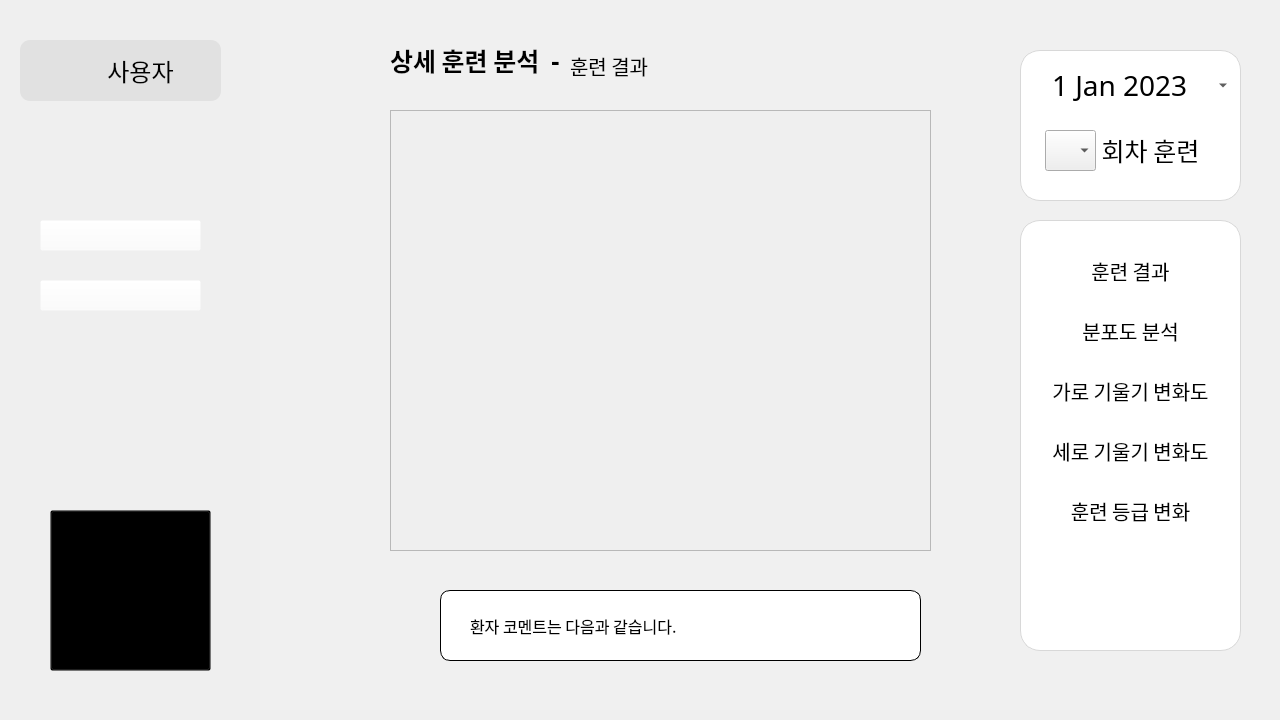
<?xml version="1.0" encoding="UTF-8"?>
<ui version="4.0">
 <class>MainWindow</class>
 <widget class="QMainWindow" name="MainWindow">
  <property name="geometry">
   <rect>
    <x>0</x>
    <y>0</y>
    <width>1280</width>
    <height>720</height>
   </rect>
  </property>
  <property name="windowTitle">
   <string>MainWindow</string>
  </property>
  <widget class="QWidget" name="centralwidget">
   <widget class="QLabel" name="fix_label_gray">
    <property name="geometry">
     <rect>
      <x>260</x>
      <y>-10</y>
      <width>1280</width>
      <height>720</height>
     </rect>
    </property>
    <property name="styleSheet">
     <string notr="true">background-color:rgb(240,240,240);</string>
    </property>
    <property name="text">
     <string/>
    </property>
    <property name="scaledContents">
     <bool>false</bool>
    </property>
   </widget>
   <widget class="QScrollArea" name="scrollArea">
    <property name="geometry">
     <rect>
      <x>390</x>
      <y>110</y>
      <width>541</width>
      <height>441</height>
     </rect>
    </property>
    <property name="widgetResizable">
     <bool>true</bool>
    </property>
    <widget class="QWidget" name="scrollAreaWidgetContents">
     <property name="geometry">
      <rect>
       <x>0</x>
       <y>0</y>
       <width>539</width>
       <height>439</height>
      </rect>
     </property>
    </widget>
   </widget>
   <widget class="QLabel" name="fix_label5">
    <property name="geometry">
     <rect>
      <x>1020</x>
      <y>220</y>
      <width>221</width>
      <height>431</height>
     </rect>
    </property>
    <property name="styleSheet">
     <string notr="true">border-radius:20px;
background-color: rgb(255,255,255);
border: 1px solid rgb(216, 216, 216);</string>
    </property>
    <property name="text">
     <string/>
    </property>
   </widget>
   <widget class="QLabel" name="fix_label1_1">
    <property name="geometry">
     <rect>
      <x>390</x>
      <y>30</y>
      <width>161</width>
      <height>61</height>
     </rect>
    </property>
    <property name="font">
     <font>
      <family>Noto Sans KR Medium</family>
      <pointsize>-1</pointsize>
      <weight>75</weight>
      <bold>true</bold>
     </font>
    </property>
    <property name="styleSheet">
     <string notr="true">font-size:25px;
font-weight: bold;
background-color:rgba(255,255,255,0);</string>
    </property>
    <property name="text">
     <string>상세 훈련 분석</string>
    </property>
    <property name="alignment">
     <set>Qt::AlignLeading|Qt::AlignLeft|Qt::AlignVCenter</set>
    </property>
   </widget>
   <widget class="QLabel" name="train_result_label">
    <property name="geometry">
     <rect>
      <x>1020</x>
      <y>240</y>
      <width>221</width>
      <height>61</height>
     </rect>
    </property>
    <property name="font">
     <font>
      <family>Noto Sans KR Medium</family>
      <pointsize>-1</pointsize>
     </font>
    </property>
    <property name="styleSheet">
     <string notr="true">font-size:20px;
</string>
    </property>
    <property name="text">
     <string>훈련 결과</string>
    </property>
    <property name="alignment">
     <set>Qt::AlignCenter</set>
    </property>
   </widget>
   <widget class="QLabel" name="garo_label">
    <property name="geometry">
     <rect>
      <x>1020</x>
      <y>360</y>
      <width>221</width>
      <height>61</height>
     </rect>
    </property>
    <property name="font">
     <font>
      <family>Noto Sans KR Medium</family>
      <pointsize>-1</pointsize>
      <weight>50</weight>
      <bold>false</bold>
     </font>
    </property>
    <property name="styleSheet">
     <string notr="true">font-size:20px;
</string>
    </property>
    <property name="text">
     <string>가로 기울기 변화도</string>
    </property>
    <property name="alignment">
     <set>Qt::AlignCenter</set>
    </property>
   </widget>
   <widget class="QLabel" name="sero_label">
    <property name="geometry">
     <rect>
      <x>1020</x>
      <y>420</y>
      <width>221</width>
      <height>61</height>
     </rect>
    </property>
    <property name="font">
     <font>
      <family>Noto Sans KR Medium</family>
      <pointsize>-1</pointsize>
     </font>
    </property>
    <property name="styleSheet">
     <string notr="true">font-size:20px;
</string>
    </property>
    <property name="text">
     <string>세로 기울기 변화도</string>
    </property>
    <property name="alignment">
     <set>Qt::AlignCenter</set>
    </property>
   </widget>
   <widget class="QLabel" name="grade_change_label">
    <property name="geometry">
     <rect>
      <x>1020</x>
      <y>480</y>
      <width>221</width>
      <height>61</height>
     </rect>
    </property>
    <property name="font">
     <font>
      <family>Noto Sans KR Medium</family>
      <pointsize>-1</pointsize>
     </font>
    </property>
    <property name="styleSheet">
     <string notr="true">font-size:20px;
</string>
    </property>
    <property name="text">
     <string>훈련 등급 변화</string>
    </property>
    <property name="alignment">
     <set>Qt::AlignCenter</set>
    </property>
   </widget>
   <widget class="QLabel" name="fix_label4_3">
    <property name="geometry">
     <rect>
      <x>1090</x>
      <y>130</y>
      <width>121</width>
      <height>41</height>
     </rect>
    </property>
    <property name="font">
     <font>
      <family>Noto Sans KR Medium</family>
      <pointsize>-1</pointsize>
     </font>
    </property>
    <property name="styleSheet">
     <string notr="true">font-size:25px;</string>
    </property>
    <property name="text">
     <string>회차 훈련</string>
    </property>
    <property name="alignment">
     <set>Qt::AlignCenter</set>
    </property>
   </widget>
   <widget class="QLabel" name="fix_label5_3">
    <property name="geometry">
     <rect>
      <x>1020</x>
      <y>50</y>
      <width>221</width>
      <height>151</height>
     </rect>
    </property>
    <property name="styleSheet">
     <string notr="true">border-radius:20px;
background-color: rgb(255,255,255);
border: 1px solid rgb(216, 216, 216);</string>
    </property>
    <property name="text">
     <string/>
    </property>
   </widget>
   <widget class="QDateEdit" name="fix_dateEdit">
    <property name="geometry">
     <rect>
      <x>1050</x>
      <y>60</y>
      <width>181</width>
      <height>51</height>
     </rect>
    </property>
    <property name="font">
     <font>
      <family>Noto Sans KR Medium</family>
      <pointsize>-1</pointsize>
     </font>
    </property>
    <property name="styleSheet">
     <string notr="true">QDateEdit {
	font-size:28px;
    border: none;
    background: transparent;
}


/* Style for header area ###########################*/
#calendarWidget QWidget{
	alternate-background-color:#B8E2FF;
}

/* Style for top navigation area #####################*/

#qt_calendar_navigationbar{
	background-color:#fff;
	border:2px solid #B8E2FF;
	border-bottom:0px;
	border-top-left-radius: 5px;
	border-top-right-radius: 5px;
}

/* Style for month change button ######################*/
#qt_calendar_prevmonth,
#qt_calendar_nextmonth{
/*border delete*/
border:none;

/*delete default icons*/

qproperty-icon:none;

min-width:13px;
max-width:13px;
min-height:13px;
max-height:13px;

border-radius:5px;

/*set background transparent*/
background-color:transparent;
padding:5px;
}

/*Style for prev month button######################*/
#qt_calendar_prevmonth{
	margin-left:5px;
	
	image: url(:/icon/images/left.ico);
}

/* Style for next month button########################*/

#qt_calendar_nextmonth{
	margin-right:5px;
	image: url(:/icon/images/righticon.ico);
}


#qt_calender_prevmonth:hover,
#qt_calendar_nextmonth:hover{
	background-color:#55aaff;
}

#qt_calender_prevmonth:pressed,
#qt_calendar_nextmonth:pressed{
	background-color:gba(235,235,235,100);
}

/* Style for month and year buttons ###############*/
#qt_calendar_yearbutton{
	color:#000;
	margin:5px;
	border-radius:5px;
	font-size:13px;
	padding:0 10px;
}

#qt_calendar_monthbutton{
	width:110px;
	color:#000;
	font_size:13px;
	margin:5px 0;
	border-radius:5px;
	padding:0px 2;
}

#qt_calendar_yearnutton:hover,
#qt_calendar_monthbutton:hover{
	background-color:#55aaff;
}

#qt_calendar_yearnutton:pressed,
#qt_calendar_monthbutton:pressed{
	background-color:rgba(235,235,235,100);
}

/*Style for year input lineEdit ################*/
#qt_calendar_yearedit{
	min-width:53px;
	color: #000;
	background:transparent;
	front-size:13px;
}

/* Style for year change button ################ */

#qt_calendar_yearedit::down-button{
	image: url(:/icon/images/down.ico);
	subcontrol-position:right;
}
#qt_calendar_yearedit::up-button{
	image: url(:/icon/images/up.ico);
	subcontrol-position:left;
}

#qt_calendar_yearedit::down-button,
#qt_calendar_yearedit::up-button{
	width:10px;
	padding:0px 5px;
	border-radius:3px;
}

#qt_calendar_yearedit::down-button:hover,
#qt_calendar_yearedit::up-button:hover{
	background-color:#55aaff;
}

/*Style for month select menu ###################*/

#calendarWidget QToolButton QMenu{
	background-color:#fff;
}

#calendarWidget QToolButton QMenu::item{
	/*padding: 5px;*/
}

#calendarWidget QToolButton QMenu::item:selected:enabled{
	background-color:#55aaff;
}

#calendarWidget QToolButton::menu-indicator{
	/*remove the toolButton arrow*/
	/*image none;*/
	nosubcontrol-origin:margin;
	subcontrol-position:right center;
	margin-top:10px;
	width: 20px;
}

/*Style for calendar table #################*/
#qt_calendar_calendarview{
	/*remove the selected dash box*/

	border:2px solid #B8E2FF;
	border-top:0px;
	border-bottom-left-radius:5px;
	border-bottom-right-radius:5px;
}



</string>
    </property>
    <property name="maximumDateTime">
     <datetime>
      <hour>23</hour>
      <minute>59</minute>
      <second>59</second>
      <year>2031</year>
      <month>12</month>
      <day>31</day>
     </datetime>
    </property>
    <property name="minimumDateTime">
     <datetime>
      <hour>0</hour>
      <minute>0</minute>
      <second>0</second>
      <year>2023</year>
      <month>1</month>
      <day>1</day>
     </datetime>
    </property>
    <property name="calendarPopup">
     <bool>true</bool>
    </property>
    <property name="currentSectionIndex">
     <number>0</number>
    </property>
   </widget>
   <widget class="QLabel" name="user_label">
    <property name="geometry">
     <rect>
      <x>100</x>
      <y>55</y>
      <width>81</width>
      <height>31</height>
     </rect>
    </property>
    <property name="font">
     <font>
      <family>Noto Sans KR Medium</family>
      <pointsize>18</pointsize>
      <weight>50</weight>
      <bold>false</bold>
     </font>
    </property>
    <property name="styleSheet">
     <string notr="true">background-color: rgba(255, 255, 255, 0);</string>
    </property>
    <property name="text">
     <string>사용자</string>
    </property>
    <property name="alignment">
     <set>Qt::AlignCenter</set>
    </property>
   </widget>
   <widget class="QLabel" name="user_image_label">
    <property name="geometry">
     <rect>
      <x>40</x>
      <y>50</y>
      <width>41</width>
      <height>41</height>
     </rect>
    </property>
    <property name="styleSheet">
     <string notr="true">background-color: rgba(255, 255, 255, 0);</string>
    </property>
    <property name="text">
     <string/>
    </property>
    <property name="pixmap">
     <pixmap>images/user (1).png</pixmap>
    </property>
    <property name="scaledContents">
     <bool>true</bool>
    </property>
   </widget>
   <widget class="QPushButton" name="home_button">
    <property name="geometry">
     <rect>
      <x>40</x>
      <y>220</y>
      <width>161</width>
      <height>31</height>
     </rect>
    </property>
    <property name="styleSheet">
     <string notr="true">background-color: rgba(255, 255, 255, 0);</string>
    </property>
    <property name="text">
     <string/>
    </property>
    <property name="icon">
     <iconset>
      <normaloff>images/home.png</normaloff>images/home.png</iconset>
    </property>
    <property name="iconSize">
     <size>
      <width>190</width>
      <height>50</height>
     </size>
    </property>
   </widget>
   <widget class="QPushButton" name="result_button">
    <property name="geometry">
     <rect>
      <x>40</x>
      <y>280</y>
      <width>161</width>
      <height>31</height>
     </rect>
    </property>
    <property name="styleSheet">
     <string notr="true">background-color: rgba(255, 255, 255, 0);</string>
    </property>
    <property name="text">
     <string/>
    </property>
    <property name="icon">
     <iconset>
      <normaloff>images/trainresult.png</normaloff>images/trainresult.png</iconset>
    </property>
    <property name="iconSize">
     <size>
      <width>190</width>
      <height>50</height>
     </size>
    </property>
   </widget>
   <widget class="QLabel" name="label">
    <property name="geometry">
     <rect>
      <x>-30</x>
      <y>0</y>
      <width>1201</width>
      <height>720</height>
     </rect>
    </property>
    <property name="text">
     <string/>
    </property>
    <property name="pixmap">
     <pixmap>images/background (2).png</pixmap>
    </property>
    <property name="scaledContents">
     <bool>true</bool>
    </property>
   </widget>
   <widget class="QLabel" name="label_2">
    <property name="geometry">
     <rect>
      <x>20</x>
      <y>40</y>
      <width>201</width>
      <height>61</height>
     </rect>
    </property>
    <property name="styleSheet">
     <string notr="true">border-radius:10px;
background-color: rgba(157, 157, 157, 45)</string>
    </property>
    <property name="text">
     <string/>
    </property>
   </widget>
   <widget class="QPushButton" name="start_button_2">
    <property name="geometry">
     <rect>
      <x>50</x>
      <y>510</y>
      <width>161</width>
      <height>161</height>
     </rect>
    </property>
    <property name="styleSheet">
     <string notr="true">background-color:rgba(0, 0, 0, 0);</string>
    </property>
    <property name="text">
     <string/>
    </property>
    <property name="icon">
     <iconset>
      <normaloff>images/icon_btn_start_basic.png</normaloff>images/icon_btn_start_basic.png</iconset>
    </property>
    <property name="iconSize">
     <size>
      <width>150</width>
      <height>150</height>
     </size>
    </property>
   </widget>
   <widget class="QLabel" name="fix_label">
    <property name="geometry">
     <rect>
      <x>380</x>
      <y>600</y>
      <width>51</width>
      <height>51</height>
     </rect>
    </property>
    <property name="text">
     <string/>
    </property>
    <property name="pixmap">
     <pixmap>images/doctor_icon.png</pixmap>
    </property>
    <property name="scaledContents">
     <bool>true</bool>
    </property>
   </widget>
   <widget class="QLabel" name="comment_label">
    <property name="geometry">
     <rect>
      <x>470</x>
      <y>600</y>
      <width>431</width>
      <height>51</height>
     </rect>
    </property>
    <property name="font">
     <font>
      <family>Noto Sans KR Medium</family>
      <pointsize>12</pointsize>
     </font>
    </property>
    <property name="text">
     <string>환자 코멘트는 다음과 같습니다.</string>
    </property>
    <property name="wordWrap">
     <bool>true</bool>
    </property>
    <property name="openExternalLinks">
     <bool>false</bool>
    </property>
   </widget>
   <widget class="QLabel" name="fix_label_2">
    <property name="geometry">
     <rect>
      <x>440</x>
      <y>590</y>
      <width>481</width>
      <height>71</height>
     </rect>
    </property>
    <property name="styleSheet">
     <string notr="true">background-color:rgb(255, 255, 255);
border:1px solid rgb(0, 0, 0);
border-radius:10px</string>
    </property>
    <property name="text">
     <string/>
    </property>
   </widget>
   <widget class="QComboBox" name="comboBox">
    <property name="geometry">
     <rect>
      <x>1045</x>
      <y>130</y>
      <width>51</width>
      <height>41</height>
     </rect>
    </property>
   </widget>
   <widget class="QLabel" name="kmeans_label">
    <property name="geometry">
     <rect>
      <x>1020</x>
      <y>300</y>
      <width>221</width>
      <height>61</height>
     </rect>
    </property>
    <property name="font">
     <font>
      <family>Noto Sans KR Medium</family>
      <pointsize>-1</pointsize>
     </font>
    </property>
    <property name="styleSheet">
     <string notr="true">font-size:20px;
</string>
    </property>
    <property name="text">
     <string>분포도 분석</string>
    </property>
    <property name="alignment">
     <set>Qt::AlignCenter</set>
    </property>
   </widget>
   <widget class="QLabel" name="title_label">
    <property name="geometry">
     <rect>
      <x>570</x>
      <y>50</y>
      <width>171</width>
      <height>31</height>
     </rect>
    </property>
    <property name="font">
     <font>
      <family>Noto Sans KR Medium</family>
      <pointsize>-1</pointsize>
      <weight>50</weight>
      <bold>false</bold>
     </font>
    </property>
    <property name="styleSheet">
     <string notr="true">font-size:20px;

background-color:rgba(255,255,255,0);</string>
    </property>
    <property name="text">
     <string>훈련 결과</string>
    </property>
    <property name="alignment">
     <set>Qt::AlignLeading|Qt::AlignLeft|Qt::AlignVCenter</set>
    </property>
   </widget>
   <widget class="QLabel" name="fix_label1_8">
    <property name="geometry">
     <rect>
      <x>540</x>
      <y>45</y>
      <width>31</width>
      <height>31</height>
     </rect>
    </property>
    <property name="font">
     <font>
      <family>Noto Sans KR Medium</family>
      <pointsize>-1</pointsize>
      <weight>75</weight>
      <bold>true</bold>
     </font>
    </property>
    <property name="styleSheet">
     <string notr="true">font-size:25px;

background-color:rgba(255,255,255,0);</string>
    </property>
    <property name="text">
     <string>-</string>
    </property>
    <property name="alignment">
     <set>Qt::AlignCenter</set>
    </property>
   </widget>
   <zorder>fix_label_gray</zorder>
   <zorder>label</zorder>
   <zorder>fix_label_2</zorder>
   <zorder>label_2</zorder>
   <zorder>scrollArea</zorder>
   <zorder>fix_label5</zorder>
   <zorder>fix_label1_1</zorder>
   <zorder>train_result_label</zorder>
   <zorder>garo_label</zorder>
   <zorder>sero_label</zorder>
   <zorder>grade_change_label</zorder>
   <zorder>fix_label5_3</zorder>
   <zorder>fix_label4_3</zorder>
   <zorder>fix_dateEdit</zorder>
   <zorder>user_label</zorder>
   <zorder>user_image_label</zorder>
   <zorder>home_button</zorder>
   <zorder>result_button</zorder>
   <zorder>start_button_2</zorder>
   <zorder>fix_label</zorder>
   <zorder>comment_label</zorder>
   <zorder>comboBox</zorder>
   <zorder>kmeans_label</zorder>
   <zorder>title_label</zorder>
   <zorder>fix_label1_8</zorder>
  </widget>
 </widget>
 <resources/>
 <connections/>
</ui>
